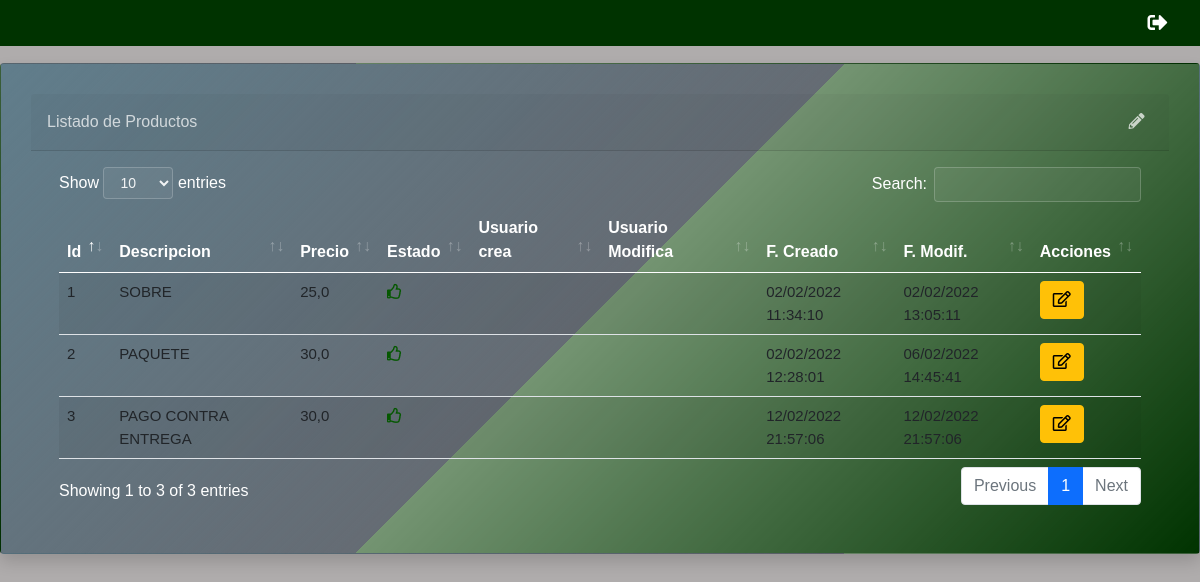
/link/tarifario/list (signed in), run on the app's committed database.
### link/models.py (models this page shows, shortened)
class Tarifario(ClaseModelo):
    descripcion = models.CharField(max_length=150, verbose_name="Descripcion Envio", unique=True)
    precio = models.FloatField(default=0)
    class Meta:
        verbose_name_plural = "Tarifarios"

### link/views.py (the view)
# urls.py: path('tarifario/list', tarifarioview.as_view(), name="tarifario_list"),
class tarifarioview(LoginRequiredMixin, generic.ListView):
    model = Tarifario
    template_name = "link/tarifario_list.html"
    context_object_name = "obj"
    login_url = "bases:login"

### link/templates/link/tarifario_list.html (shortened to what this page needs)
{% extends 'base/base.html' %}
{% block contenido %}
<br><br>
<div class="card shadow mb-4">
    <div
        class="card-header py-3 d-flex flex-row align-items-center justify-content-between">
        <h6 class="m-0 font-weight-bold text-primary">Listado de Productos</h6>
        <div class="dropdown no-arrow">
            <a class="dropdown-toggle" href="#" role="button" id="dropdownMenuLink"
                data-toggle="dropdown" aria-haspopup="true" aria-expanded="false">
                <i class="fas fa-pencil-alt"></i>
            </a>
        </div>
    </div>
    <div class="card-body">
        {% if not obj  %}
           <div class="alert alert-info">No hay Productos Registrados</div>
        {% else %}
        <table class="table table-striped table-hover">
            <thead>
                <th>Id</th>
                <th>Descripcion</th>
                <th>Precio</th>
                <th>Estado</th>
                <th>Usuario crea</th>
                <th>Usuario Modifica</th>
                <th>F. Creado</th>
                <th>F. Modif.</th>
                <th class="all">Acciones</th>
            </thead>
            <tbody>
                {% for item in obj %}
                <tr>
                    <td>{{item.id}}</td>
                    <td>{{ item.descripcion}}</td>
                    <td>{{ item.precio}}</td>
                    <td onclick="inactivartar({{item.id}})">
                        {% if item.estado %}
                        <i class="far fa-thumbs-up text-primary"></i>
                        {% else %}
                        <i class="far fa-thumbs-down text-danger"></i>
                        {% endif %}
                    </td>
                    <td>{{ item.uc }}</td>
                    <td>{{ item.um }}</td>
                    <td>{{ item.fc|date:"d/m/Y H:i:s" }}</td>
                    <td>{{ item.fm|date:"d/m/Y H:i:s" }}</td>
                    <td>
                        <button class="btn btn-warning btn-circle" onclick="return abrir_modal('{% url 'link:tarifario_edit' item.id %}')">
                        <i class="far fa-edit"></i></button>
                    </td>
                </tr>
                {% endfor %}
            </tbody>
        </table>
        {% endif %}
    </div>
</div>
{% endblock %}

### static/base/css/estilo.css (style rules this page uses)
* { margin: 0; padding: 0; box-sizing: border-box; }
body { background: url(https://i.ibb.co/DCN0zZx/Transjr.jpg); background-size: 100%; background-repeat: no-repeat; background-attachment: fixed; overflow-x: hidden; }
body:before { content: ""; width: 100%; height: 190vh; background-color: rgb(175, 173, 173); position: fixed; opacity: 0.87; }
* { margin: 0; padding: 0; font-family: "Poppins", sans-serif; }
.card { background: linear-gradient(-45deg, #003300 0%, #006600a2 50%, #071a2caf 50%, #607d8b 100%) !important; padding: 30px; width: 60%; left: 20%; }
body { font-family: 'Segoe UI', Tahoma, Geneva, Verdana, sans-serif; color: #FFF; background-color: rgb(175, 173, 173); }

### static/base/css/estiloo.css (style rules this page uses)
:root { --bar-color: #003300; --bar-after: #071A2C; --color-green: #77dd77; --color-grey: #ccc; --color-button: #fdffff; --clr: #071A2C; }
* { margin: 0; padding: 0; box-sizing: border-box; }
body { background: url(https://i.ibb.co/DCN0zZx/Transjr.jpg); background-size: 100%; background-repeat: no-repeat; background-attachment: fixed; overflow-x: hidden; }
body:before { content: ""; width: 100%; height: 190vh; background-color: rgb(175, 173, 173); position: fixed; opacity: 0.87; }
* { margin: 0; padding: 0; font-family: "Poppins", sans-serif; }
th { color: white; font-weight: bold; font-size: 13.5px; }
td { font-size: 14px; }
.card { background: linear-gradient(-45deg, #003300 0%, #00660056 50%, #071a2c70 50%, #607d8b 100%) !important; padding: 30px; width: 100%; margin-top: 15px; left: 0%; }
body { font-family: 'Segoe UI', Tahoma, Geneva, Verdana, sans-serif; color: #FFF; background-color: rgb(175, 173, 173); }
th.sorting_asc, th.sorting, th.all_sorting { font-size: 16px; }
tr.odd td, tr.even td { font-size: 15px; }
.text-primary { color: rgba(255, 255, 255, 0.719) !important; }
.dropdown-toggle::after { border: none; }
i.fas.fa-pencil-alt { color: rgba(255, 255, 255, 0.719); }
i.far.fa-thumbs-down, i.far.fa-thumbs-up { cursor: pointer; }
i.far.fa-thumbs-up { color: #055800 !important; }

### data on the page
Tarifario: id "1", descripcion "SOBRE", precio "25,0", estado True (drawn), fc "02/02/2022 11:34:10", fm "02/02/2022 13:05:11"
Tarifario: id "2", descripcion "PAQUETE", precio "30,0", estado True (drawn), fc "02/02/2022 12:28:01", fm "06/02/2022 14:45:41"
Tarifario: id "3", descripcion "PAGO CONTRA ENTREGA", precio "30,0", estado True (drawn), fc "12/02/2022 21:57:06", fm "12/02/2022 21:57:06"
